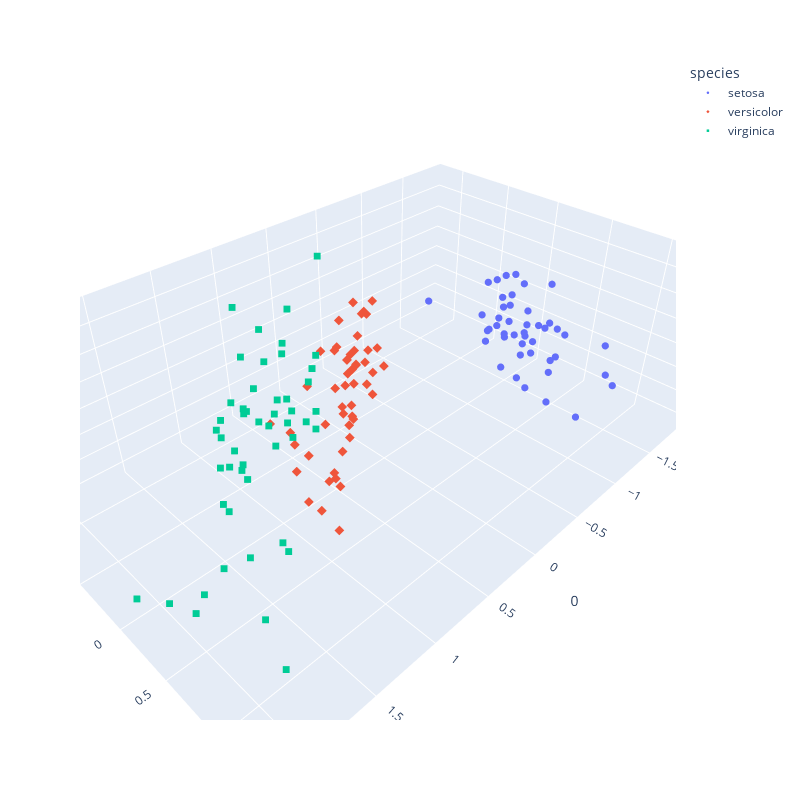

Notebook code for this chart:
### Code cell
fig = px.scatter_3d(trans1, x=0, y=1, z=2, color='species', symbol='species')
fig.update_layout(width=800, height=800)
fig.update_traces(marker=dict(size=2.5))
fig.show()
